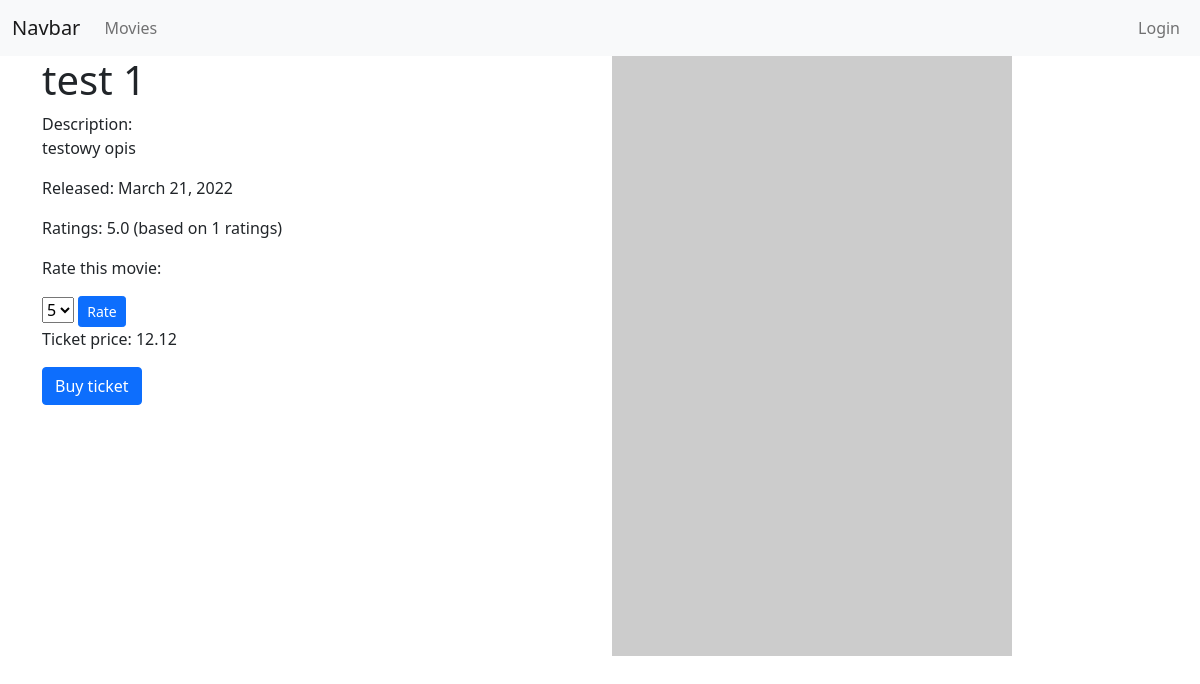
The page /details/1 on the database its author committed.
### core/models.py (models this page shows)
class Movies(models.Model):
    title = models.CharField(max_length=100)
    description = models.CharField(max_length=4096)
    release_date = models.DateField()
    price = models.FloatField()
    rating = models.ForeignKey('Ratings', on_delete=models.SET_DEFAULT, default = "NA", null=True)
    def avgRating(self):
        rating = Ratings.objects.filter(movieID=self).aggregate(avarage=Avg('rating'))
        avg = 0
        if rating['avarage'] is not None:
            avg = float(rating['avarage'])
        return avg
    def countRating(self):
        rating = Ratings.objects.filter(movieID=self).aggregate(count=Count('rating'))
        count = 0
        if rating['count'] is not None:
            count = int(rating['count'])
        return count

### core/views.py (the view)
# urls.py: path('details/<int:id>', views.movieDetails, name="movieDetails"),
def movieDetails(request, id):
    try:
        movie = Movies.objects.get(pk=id)
        context = {
            'movie': movie
        }
        return render(request, 'details.html', context)
    except ObjectDoesNotExist as err:
        return HttpResponse("not found")

### core/templates/details.html (shortened to what this page needs)
{% extends '_base.html' %}
{% block content %}
{% include '_navbar.html' %}
<div class="container">
    <div class="row">
        <div class="col">
            <h1>{{movie.title}}</h1>
            <p>Description:<br>
                {{movie.description}}
            </p>
            <p>Released: {{movie.release_date}}</p>
            <p>Ratings: {{movie.avgRating}} (based on {{movie.countRating}} ratings)</p>
            <div>
                <p>Rate this movie:</p>
                <span>
                <select id="selectMovieRate">
                    <option value="5">5</option>
                </select>
                <button class="btn btn-primary btn-sm" id="buttonRate">Rate</button>
            </span>
            </div>
            <p>Ticket price: {{movie.price}}</p>
            <a href="{% url 'core:buyMovieTicket' movie.id %}"><button class="btn btn-primary">Buy ticket</button></a>
        </div>
        <div class="col">
            <img src="https://picsum.photos/400/600" class="img-fluid" alt="movie poster">
        </div>
    </div>
</div>
{% endblock %}

### rows shown on the page
Movies: title "test 1", description "testowy opis", release_date "March 21, 2022", avgRating "5.0", countRating "1", price "12.12"
